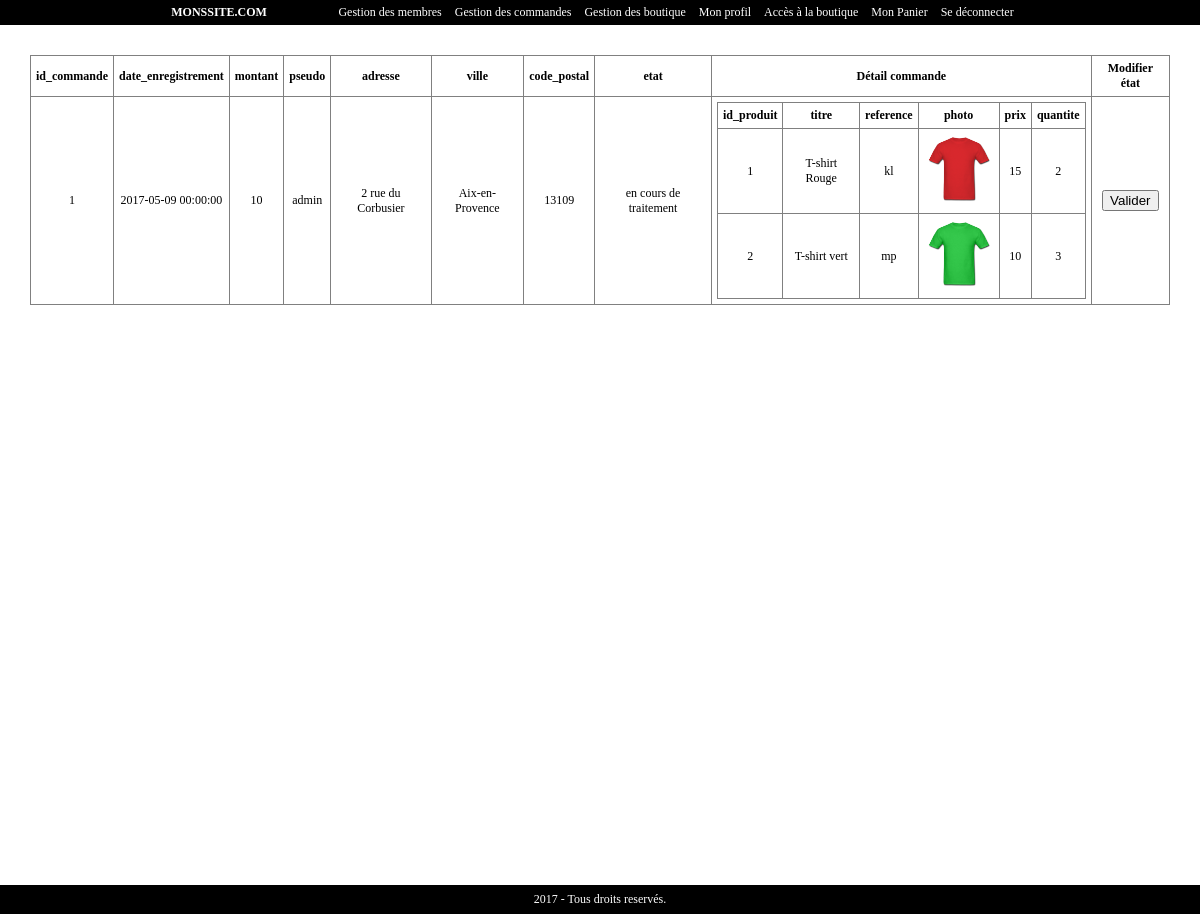
Page /site/admin/gestion_commande.php (signed in) on the committed database.
### tables this page shows
CREATE TABLE `commande` (
  `id_commande` int(3) NOT NULL,
  `id_membre` int(3) NOT NULL,
  `montant` int(3) NOT NULL,
  `date_enregistrement` datetime NOT NULL,
  `etat` enum('en cours de traitement','envoyé','livré') NOT NULL
);

CREATE TABLE `membre` (
  `id_membre` int(3) NOT NULL,
  `pseudo` varchar(20) NOT NULL,
  `mdp` varchar(32) NOT NULL,
  `nom` varchar(20) NOT NULL,
  `prenom` varchar(20) NOT NULL,
  `email` varchar(50) NOT NULL,
  `civilite` enum('m','f') NOT NULL,
  `ville` varchar(20) NOT NULL,
  `code_postal` int(5) UNSIGNED ZEROFILL NOT NULL,
  `adresse` varchar(50) NOT NULL,
  `statut` int(1) NOT NULL DEFAULT '0'
);

CREATE TABLE `details_commande` (
  `id_details_commande` int(3) NOT NULL,
  `id_commande` int(3) NOT NULL,
  `id_produit` int(3) NOT NULL,
  `quantite` int(3) NOT NULL,
  `prix` int(3) NOT NULL
);

CREATE TABLE `produit` (
  `id_produit` int(3) NOT NULL,
  `reference` varchar(20) NOT NULL,
  `categorie` varchar(20) NOT NULL,
  `titre` varchar(100) NOT NULL,
  `description` text NOT NULL,
  `couleur` varchar(20) NOT NULL,
  `taille` varchar(5) NOT NULL,
  `publique` enum('m','f','mixte') NOT NULL,
  `photo` varchar(250) NOT NULL,
  `prix` int(3) NOT NULL,
  `stock` int(3) NOT NULL
);

### site/inc/fonction.inc.php (called while the page is built, shortened)
<?php
function executeRequete($req)
{
    global $mysqli;
    $resultat = $mysqli -> query($req);
    return $resultat;
}

### site/inc/init.inc.php (called while the page is built, shortened)
<?php
$mysqli = new mysqli("localhost", "root", "", "site");
$mysqli-> set_charset('utf8');
$contenu = '';
require_once ("fonction.inc.php");

### site/admin/gestion_commande.php (the view, shortened to what this page needs)
<?php
require_once("../inc/init.inc.php");
require_once("../inc/haut.inc.php");
$commandes = executeRequete("SELECT commande.id_commande, commande.date_enregistrement, commande.montant, membre.pseudo, membre.adresse, membre.ville, membre.code_postal, commande.etat
    FROM commande, membre
    WHERE commande.id_membre = membre.id_membre
    ");
    $contenu .= "<form action=\"$_SERVER[PHP_SELF]\" method=\"POST\">";
    $contenu .= '<table border="1"><tr>';
    while ($colonne = $commandes->fetch_field()) {
        $contenu .= '<th>' . $colonne->name . ' </th>';
    }
    $contenu .= '<th> Détail commande</th>';
    $contenu .= '<th> Modifier état </th>';
    while ($ligne = $commandes->fetch_assoc()) {
        $contenu .= '<tr>';
        foreach ($ligne as $item => $value) {
            if ($item == "id_commande") {
                $id_commande = $value;
                $contenu .= '<input type="hidden" name="id_commande" value="'. $id_commande .'"/>';
            }
            if ($item == "etat") {
                $contenu .= '<td>' . $value . '</td>';
            } else {
                $contenu .= '<td>' . $value . '</td>';
            }
        }
        $commande = executeRequete("SELECT produit.id_produit, produit.titre, produit.reference, produit.photo, produit.prix, details_commande.quantite
            FROM commande, produit, details_commande
            WHERE details_commande.id_commande = ". $id_commande ." AND details_commande.id_produit = produit.id_produit
            ");
            $contenu .= "<td>";
            $contenu .= '<table border="1"><tr>';
            while ($colonne = $commande->fetch_field()) {
                $contenu .= '<th>' . $colonne->name . ' </th>';
            }
            while ($ligne = $commande->fetch_assoc()) {
                $contenu .= '<tr>';
                foreach ($ligne as $item => $value) {
                    if ($item == "photo") {
                        $contenu .= '<td> <img src="../inc/img/photoProduit/' . $value . '" width = "70px" height = "70px"/></td>';
                    }
                    else {
                        $contenu .= '<td>' . $value . '</td>';
                    }
                }
                $contenu .= "</tr>";
            }
            $contenu .= '</table>'."</td>";
            $contenu .= '<td><input type="submit" name="changerEtat" value="Valider"/></td>';
            $contenu .= "</tr>";
        }
        $contenu .= '</table>';
        $contenu .= "</form>";
        echo $contenu;
        ?>
        <?php require_once("../inc/bas.inc.php"); ?>

### site/inc/css/style.css (style rules this page uses)
* { margin: 0; }
body { font-family : verdana; font-size: 12px; }
table { border-collapse: collapse; }
table tr td { text-align: center; }
td, th { padding: 5px; }

### rows in the picture
commande: id_commande "1", date_enregistrement "2017-05-09 00:00:00", montant "10", id_membre.pseudo "admin", id_membre.adresse "2 rue du Corbusier", id_membre.ville "Aix-en-Provence", id_membre.code_postal "13109", etat "en cours de traitement", name "id_produit", name "titre", name "reference", name "photo", name "prix", name "quantite"
details_commande: id_produit.id_produit "1", id_produit.titre "T-shirt Rouge", id_produit.reference "kl", id_produit.photo (picture), id_produit.prix "15", quantite "2"
details_commande: id_produit.id_produit "2", id_produit.titre "T-shirt vert", id_produit.reference "mp", id_produit.photo (picture), id_produit.prix "10", quantite "3"

### other values in the picture
$colonne->name "id_commande"
$colonne->name "date_enregistrement"
$colonne->name "montant"
$colonne->name "pseudo"
$colonne->name "adresse"
$colonne->name "ville"
$colonne->name "code_postal"
$colonne->name "etat"
